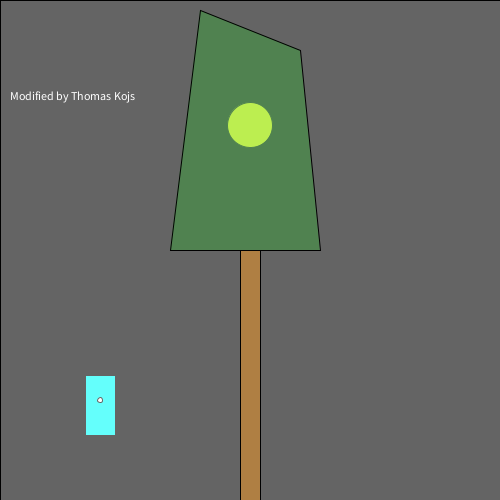
Frame 1 (no input)
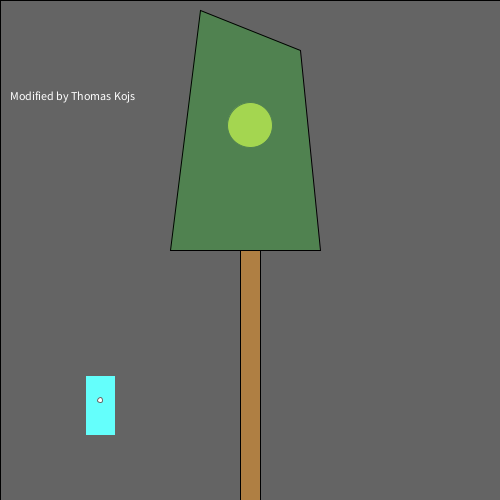
Frame 60 (the mouse pressed at the canvas centre just before this capture)
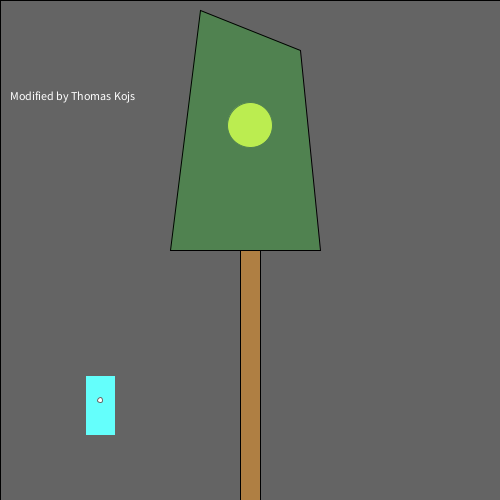
Frame 120 (the mouse held since frame 60 and released just before this capture)

The Processing sketch that drew these frames (run headless with seeded random() and noise(); from frame 60 on, the mouse is pressed at the canvas centre):

// Processing sketch: processing_109411
// ── processing_109411.pde

/*
  Norm Krumpe
  September 22, 2012
  Models a light that is triggered by motion (in this case, motion
  of the mouse).  The light also has a timer.  So, motion turns on the
  light, but a certain amount of time passing with no motion will
  cause the light to turn off again.
*/

// How close you need to get to the
// light sensor in order to turn on
// the light.  Higher values make it
// easier to trigger the light.  Distance
// is measured in pixels.
final int TRIGGER_DISTANCE = 50;

// The location of the sensor:
final int SWITCH_CENTER_X = 100;
final int SWITCH_CENTER_Y = 400;

// seconds until light shuts off automatically when there is no motion
final float SECONDS_UNTIL_AUTO_SHUTOFF = 10; 

// Light will initially be on because of this next value.
// Want the light off initially?  
// Set this to something less than SECONDS_UNTIL_AUTO_SHUTOFF
float timeOfLastTrigger = 0; 
boolean revealTriggerRegion = false;

// Just choose a window size
void setup() {
  size(500, 500);
 
}

// Each time the mouse moves, check to see
// if it triggered the motion sensor
void mouseMoved() {
  if (motionSensorWasTriggered()) {
    timeOfLastTrigger = millis()/1000.0;
  }
}

// When a key is pressed, toggle the "cheat" that
// reveals the motion sensor's trigger region.
void keyPressed() {
  revealTriggerRegion = !revealTriggerRegion;
}

// Draw the various parts of the scene
void draw() {
  background(0);
   fill(255);
  text("Modified by Thomas Kojs",10,100);

  drawLightSwitch();
  drawLamp();  
  drawTriggerRegion();
}

// Draws all components of the lamp
void drawLamp() {
  drawLight();
  fill(0, 255, 0, 50);
  quad(200, 10, 300, 50, 320, 250, 170, 250);
  fill(175, 127, 67);
  rect(240, 250, 20, 250);
}

// How the light gets drawn depends on whether
// the lightbulb is lit.
void drawLight() {

  if (secondsSinceLastTrigger() < SECONDS_UNTIL_AUTO_SHUTOFF) {
    // If the light is on:
    int strength = (int)random(156, 256);
    fill(strength, strength, 0);
    ellipse(250, 125, 45, 45);
    fill(255, 100);
    rect(0, 0, width, height);
  }

  else {
    // Light is off:
    fill(10, 10, 0);
    ellipse(250, 125, 45, 45);
  }
}

// Draw the light switch/sensor
void drawLightSwitch() {
  fill(0, 255, 250);
  rect(SWITCH_CENTER_X - 15, SWITCH_CENTER_Y - 25, 30, 60);
  fill(255);
  ellipse(SWITCH_CENTER_X, SWITCH_CENTER_Y, 5, 5);
}

// Return true if the mouse triggered the sensor
boolean motionSensorWasTriggered() {
  return distanceFromLightSwitch() < TRIGGER_DISTANCE;
}

// Compute the distance between the mouse and the sensor
float distanceFromLightSwitch() {  
  return dist(mouseX, mouseY, SWITCH_CENTER_X, SWITCH_CENTER_Y);
}

// Determine how long it has been since the motion sensor
// was last turned on.
float secondsSinceLastTrigger() {
  return millis()/1000.0 - timeOfLastTrigger;
}

// Show a "cheat" region so that you know where the mouse
// needs to go in order to trigger the light sensor
void drawTriggerRegion() {
  if (revealTriggerRegion) {
    fill(255, 25);
    ellipse(SWITCH_CENTER_X, SWITCH_CENTER_Y, 
    TRIGGER_DISTANCE * 2, TRIGGER_DISTANCE * 2);
  }
}
